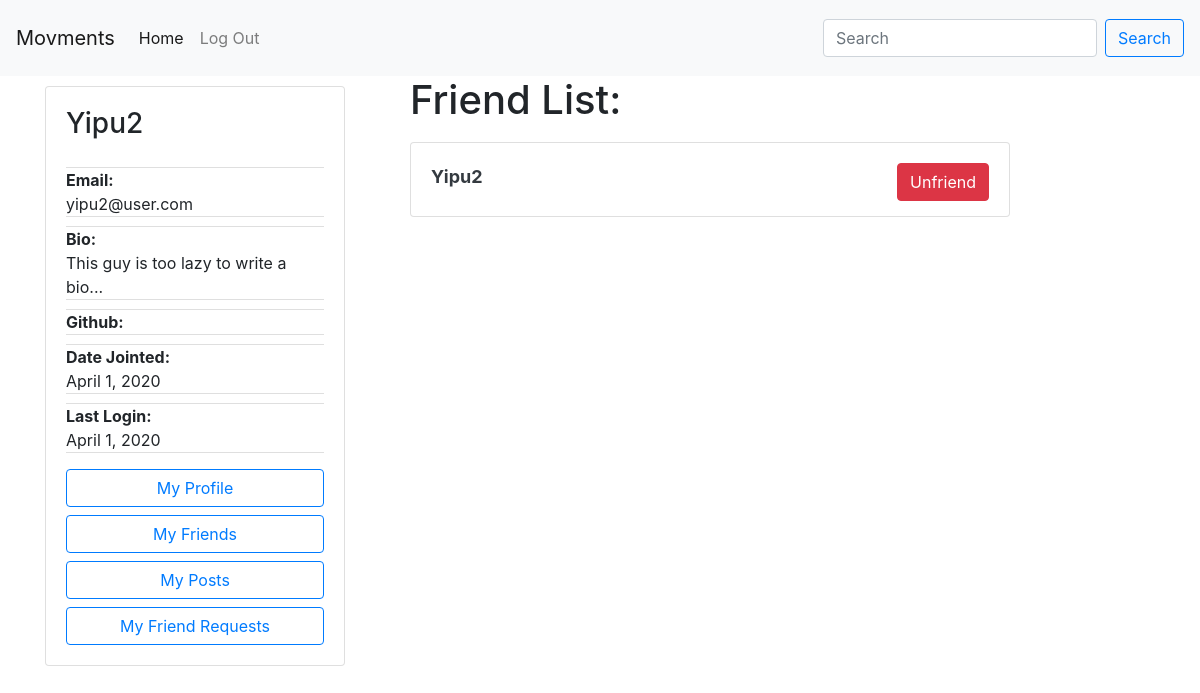
The app's page /author/5a13ffe1-b8d4-4dd2-b0f6-a515631b3292/friends/ (signed in), older data.
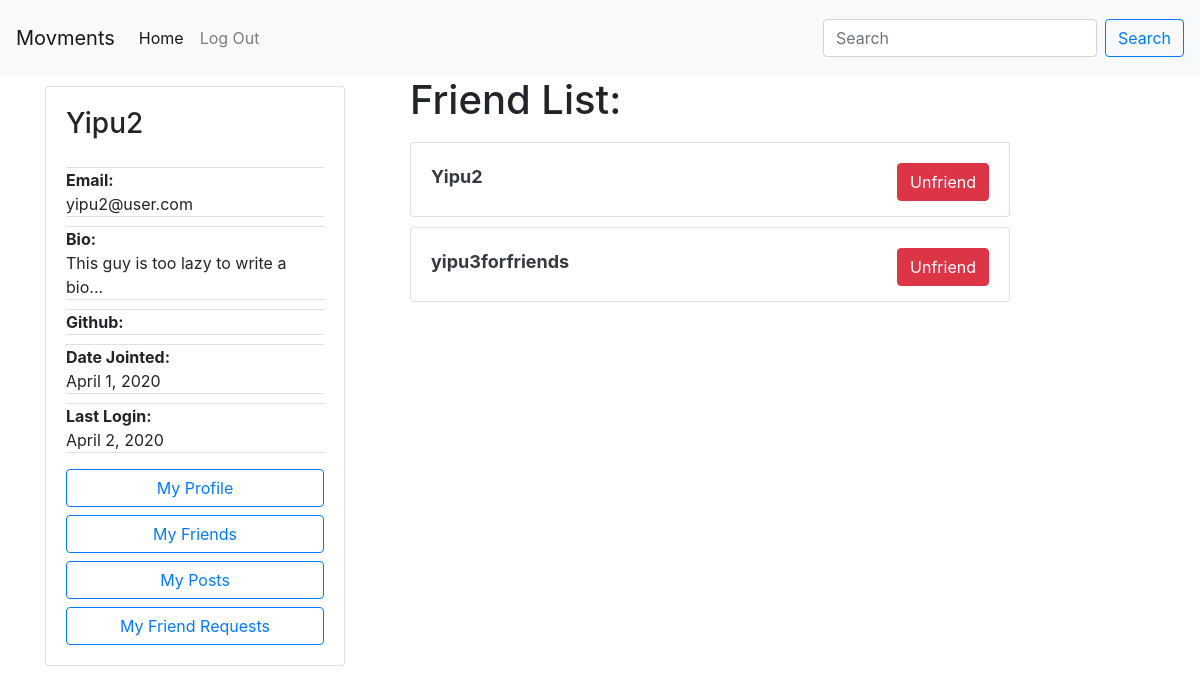
The same page, newer data.
### accounts/models.py (models this page shows, shortened)
class Author(AbstractBaseUser):
    email=models.EmailField(
        verbose_name='email address',
        max_length=60,
        unique=True,
    )
    id = models.CharField(primary_key=True, default=uuid.uuid4().urn[9:], editable=False,max_length=100,unique=True)
    displayName = models.CharField(max_length=30)
    lastName = models.CharField(max_length=30, blank=True)
    firstName = models.CharField(max_length=30, blank=True)
    host = models.CharField(default=settings.HOSTNAME, max_length=100)
    url = models.CharField(default="", max_length=100)
    avatar = models.ImageField(upload_to='avatar/', default = 'avatar/default-avatar.png', blank=True, null=True)
    github = models.URLField(default="", max_length=100, null=True)
    bio = models.CharField(default="This guy is too lazy to write a bio...", max_length=200, blank=True, null=True)
    date_joined=models.DateField(verbose_name="date joined", auto_now=True)
    last_login=models.DateField(verbose_name="last login", auto_now=True)
    active=models.BooleanField(default=True)
    activated=models.BooleanField(default=False)
    node=models.BooleanField(default=False)
    admin=models.BooleanField(default=False)
    share=models.BooleanField(default=False)
    share_image=models.BooleanField(default=False)
    objects = AuthorManager()
    USERNAME_FIELD = 'email'
    REQUIRED_FIELDS = ['displayName', ]
    @property
    def is_activated(self):
        return self.activated

### friendship/models.py (models this page shows, shortened)
class Friend(models.Model):
    id = models.CharField(primary_key=True,max_length=100)
    displayName = models.CharField(max_length=30)
    host = models.CharField(max_length=100)
    url = models.CharField(max_length=100)

### friendship/views.py (the view, shortened to what this page needs)
# urls.py: path('author/<str:author_id>/friends/', views.GetFriendsListView.as_view(), name='get friends list'),
class GetFriendsListView(APIView):
    permission_classes = [IsActivated]
    def get(self, request, author_id, format=None):
        try:
            context = {
                'author': request.user,
                'friends': [],
                'friend_requests': None
            }
            context['friends'] = getAllFriends(author_id)
            friend = Friend.objects.filter(id=request.user.id)
            friend = Friend.objects.get(id=request.user.id)
            friend_requests = FriendRequest.objects.filter(author_to=friend)
            context['friend_requests'] = friend_requests
            return render(request, 'friendship/friends_list.html', context)
        except Exception as e:
            return HttpResponseServerError(e)

### accounts/permissions.py (called while the page is built)
    def has_permission(self, request, view):
        if request.method in self.safe_method:
            if request.user and request.user.is_authenticated:
                return request.user.is_activated
        return False

### friendship/helper_functions.py (called while the page is built)
def getAllFriends(author_id):
    friends = []
    try:
        author = Friend.objects.get(id=author_id)
        friendships = Friendship.objects.filter(
            Q(author_a=author) | Q(author_b=author))
        for friendship in friendships:
            if friendship.author_a == author:
                friends.append(friendship.author_b)
            else:
                friends.append(friendship.author_a)
    except Exception as e:
            print(e)
    return friends

### friendship/templates/friendship/friends_list.html (shortened to what this page needs)
<!DOCTYPE html>
<html >
    {% include 'posting/base.html' %}
    <body>
            {% include 'posting/navbar.html' %}
            <div class="container">
                <div class="row">
                    <div class="col-4">
                        {% if author.is_authenticated %}
                        <div class="short-profile">
                            {% include 'posting/profile-card.html' with request=request %}
                        </div>
                        {% endif %}
                    </div>
                    <div class="col-8">
                        <div class="row">
                                <h1>Friend List:</h1>
                                {% if friends %}
                                <ul>
                                {% for friend in friends %}
                                <li>
                                    {% include 'friendship/friend_card.html' with friend=friend %}
                                </li>
                                {% endfor %}
                                </ul>
                                {% else %}
                                    No friends
                                {% endif %}
                        </div>
                    </div>
                </div>
            </div>
    </body>
</html>

### posting/templates/posting/profile-card.html
<div class="card  position-fixed" style="width: 300px;">
    <div class="card-body">
    <h3 class="card-title">{{request.user.displayName }}</h3>
    <p class="card-text">
        <ul class="list-group list-group-flush">
            <li class="list-group-item" style="padding: 0;"><span style="font-weight: bold;">Email:</span><br>{{ request.user.email }}</li>
            <li class="list-group-item" style="padding: 0;"><span style="font-weight: bold;">Bio:</span><br>{{ request.user.bio }}</li>
            <li class="list-group-item" style="padding: 0;"><span style="font-weight: bold;">Github:</span><br>{{ request.user.github }}</li>
            <li class="list-group-item" style="padding: 0;"><span style="font-weight: bold;">Date Jointed:</span><br> {{ request.user.date_joined }}</li>
            <li class="list-group-item" style="padding: 0;"><span style="font-weight: bold;">Last Login:</span><br>{{ request.user.last_login }}</li>
        </ul>
    </p>
    <div id="user-menu">
        <a href="{% url 'accounts:view profile' request.user.id %}" class="btn btn-outline-primary btn-block">My Profile</a>
        <a href="{% url 'friendship:get friends list' request.user.id %}" class="btn btn-outline-primary btn-block">My Friends</a>
        <a href="{% url 'posting:view user posts' request.user.id %}" class="btn btn-outline-primary btn-block">My Posts</a>
    </div>
    </div>
</div>

### friendship/templates/friendship/friend_card.html (shortened to what this page needs)
<form action="{% url 'friendship:delete friend' %}" method='POST'> {% csrf_token %}
<div class="card" style="width: 600px; height: 75px;">
    <div class="card-body">
            <a href="{% url 'accounts:view profile' friend.id %}" class="text-dark font-weight-bold" style="text-decoration: none; font-size: large;" > {{ friend.displayName }} </a>
            <input type="submit" class="btn btn-danger float-right" value="Unfriend"></input>
    </div>
</div>
</form>

Row changes from the older to the newer data that the page shows:
changed Author "Yipu2": user.last_login "April 1, 2020" → "April 2, 2020"
added Friend: displayName "yipu3forfriends"
